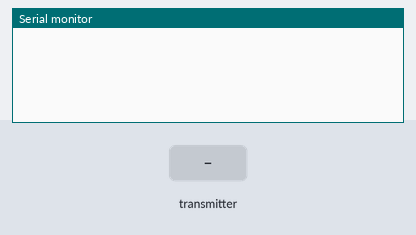
This sketch was run on a simulated ESP32. On the bench: the last lines printed to the serial monitor. The inputs (shaded band) are chosen by the test bench.

Above: at 1.2 s.
1.3 s: the transmitter starts sending esp_no.0 = 0
At 2.1 s:
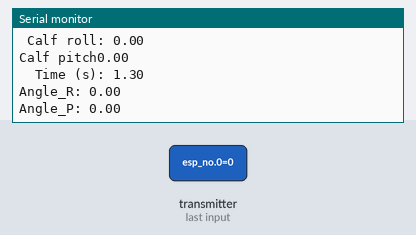
2.8 s: the transmitter starts sending Roll = 25
4.3 s: the transmitter starts sending Pitch = 25
At 5.7 s:
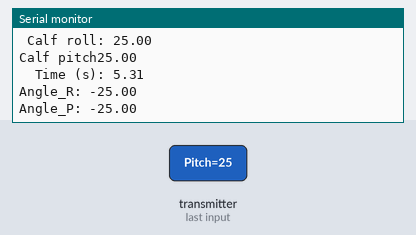
5.8 s: the transmitter starts sending Roll = 50
7.3 s: the transmitter starts sending Pitch = 50
At 9.1 s:
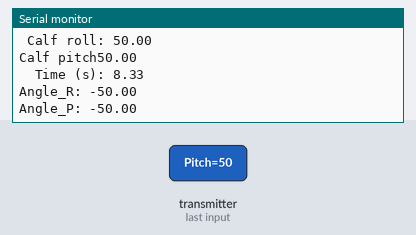
Timing chart, 0 to 10.6 s (numbered marks = the images above; inputs shaded):
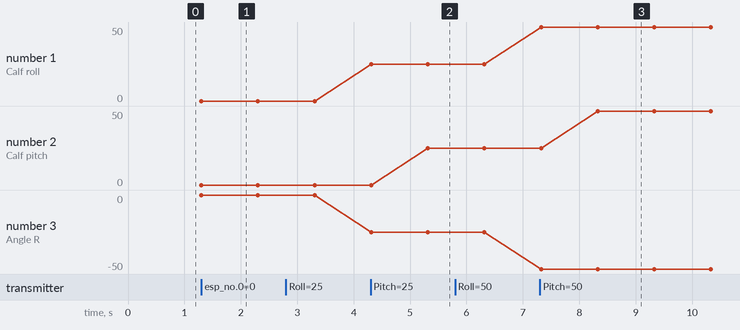

Measured:
- after the input at 1.3 s, the serial monitor: prints a new line at once (image 1)
- after the input at 4.3 s, the serial monitor: prints a new line after 1.0 s (image 2)
- after the input at 7.3 s, the serial monitor: prints a new line after 1.0 s (image 3)

The sketch:

receiver.ino
```cpp
#include <esp_now.h>
#include <WiFi.h>

unsigned long startTime;

// Structure example to receive data
// Must match the sender structure
typedef struct struct_message {
    char esp_no[1];
    float Roll;
    float Pitch;
} struct_message;

float roll_1 = 0;
float roll_2 = 0;

float pitch_1 = 0;
float pitch_2 = 0;

float angle_r;
float angle_p;

// Create a struct_message called myData
struct_message myData;

void setup() {
  // Initialize Serial Monitor
  Serial.begin(115200);
  startTime = millis();
  // Set device as a Wi-Fi Station
  WiFi.mode(WIFI_STA);
  // Init ESP-NOW
  if (esp_now_init() != ESP_OK) {
    Serial.println("Error initializing ESP-NOW");
    return;
  }

  // Once ESPNow is successfully Init, we will register for recv CB to
  // get recv packer info
  esp_now_register_recv_cb(OnDataRecv);
}


// callback function that will be executed when data is received
void OnDataRecv(const uint8_t * mac, const uint8_t *incomingData, int len)
{
  memcpy(&myData, incomingData, sizeof(myData));
  Serial.print("Bytes received: \n ");
  if(myData.esp_no[0] == 'T')
  {
    roll_1 = myData.Roll;
    pitch_1 = myData.Pitch;
    double elapsedTime_1 =( (millis() - startTime) / 1000.0);

    Serial.print("Thigh roll: ");
    Serial.println(roll_1);
    Serial.print("thigh pitch");
    Serial.println(pitch_1);

    Serial.print("\tTime (s): ");
    Serial.println(elapsedTime_1);

  }
  else
  {
    roll_2 = myData.Roll;
    pitch_2 = myData.Pitch;
    double elapsedTime_2 =( (millis() - startTime) / 1000.0);

    Serial.print("Calf roll: ");
    Serial.println(roll_2);
    Serial.print("Calf pitch");
    Serial.println(pitch_2);

    Serial.print("\tTime (s): ");
    Serial.println(elapsedTime_2);

  }
  // delay(1000);
  // Serial.print("ESP No: ");
  // Serial.println(myData.esp_no);
  // Serial.print("Roll: ");
  // Serial.println(myData.Roll);
  // Serial.print("Pitch: ");
  // Serial.println(myData.Pitch);
  Serial.print("Angle_R: ");
  Serial.println(roll_1 - roll_2);
  Serial.print("Angle_P: ");
  Serial.println(pitch_1 - pitch_2);
  delay(1000);
}


void loop() {

}
```
